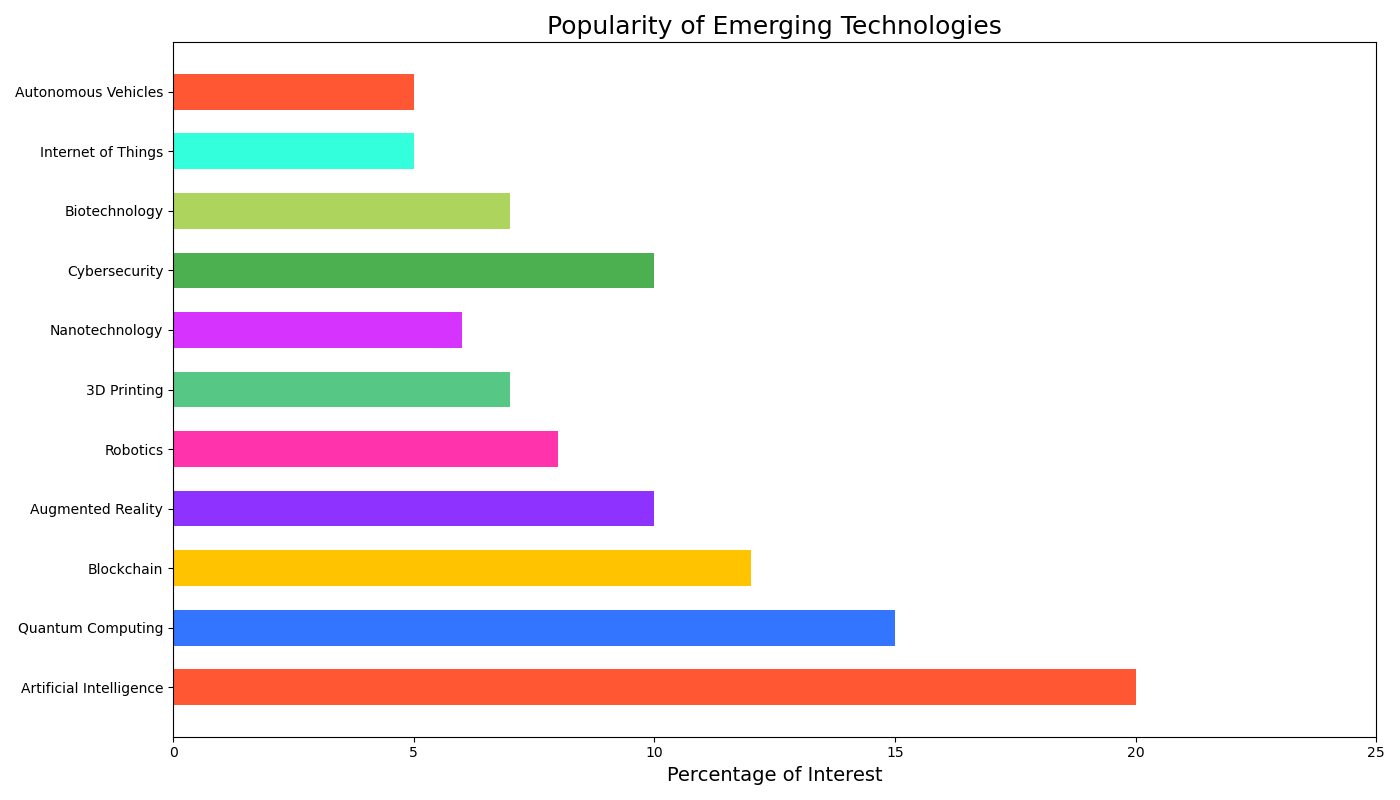

Recreate this plot in Python.

import matplotlib.pyplot as plt

categories = [
    "Artificial Intelligence", "Quantum Computing", "Blockchain", 
    "Augmented Reality", "Robotics", "3D Printing", 
    "Nanotechnology", "Cybersecurity", "Biotechnology", 
    "Internet of Things", "Autonomous Vehicles"
]
percentages = [20.0, 15.0, 12.0, 10.0, 8.0, 7.0, 6.0, 10.0, 7.0, 5.0, 5.0]

plt.figure(figsize=(14, 8))

plt.barh(categories, percentages, color=[
    '#FF5733', '#3375FF', '#FFC300', '#8E33FF', 
    '#FF33AB', '#57C785', '#D733FF', '#4CAF50', 
    '#ADD45C', '#33FFDD', '#FF5733'], height=0.6)

plt.xlabel('Percentage of Interest', fontsize=14)
plt.title('Popularity of Emerging Technologies', fontsize=18)
plt.xlim(0, 25)

plt.tight_layout()
plt.show()
